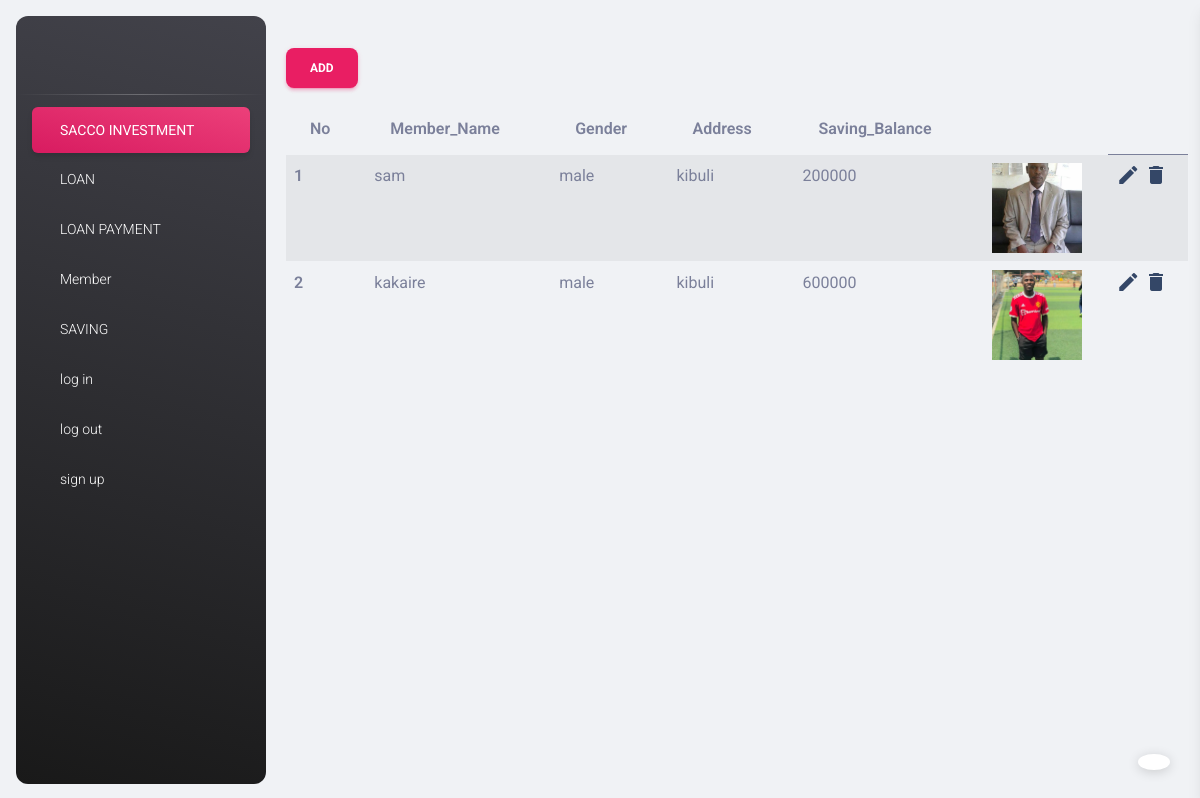
The page /add_member (signed in) on the database its author committed.
### my_app/models.py (models this page shows, shortened)
class Member(models.Model):
    member_name = models.CharField(max_length = 24)
    gender = models.CharField(max_length = 10)
    address = models.CharField(max_length = 28)
    contact = models.CharField(max_length = 15)
    savings_balance = models.IntegerField()
    photo = models.ImageField(upload_to="photos/")

### my_app/views.py (the view)
# urls.py: path('add_member', add_member_view, name="add_member_page"),
@login_required
def add_member_view(request):
        message=''
        if request.method == "POST":
                member_form = MemberForm(request.POST)
                if member_form.is_valid():
                        member_form.save()
                        messages.success(request, "Member Added Successfully")
        member_form = MemberForm()
        members = Member.objects.all()
        context = {
                'form':member_form,
                'msg':message,
                'members':members
        }
        return render(request, "add_member.html", context)

### my_app/templates/add_member.html (shortened to what this page needs)
{% extends './base.html' %}
{% load static %}
{% load crispy_forms_tags %}
{% block content %}
<link rel="stylesheet" href="https://cdnjs.cloudflare.com/ajax/libs/font-awesome/5.15.4/css/all.min.css" />
<div class="container">
    <button type="button" class="btn btn-primary" data-bs-toggle="modal" data-bs-target="#exampleModal">
        Add
    </button>
    <table class="table table-striped">
        <thead>
            <tr>
                <th scope="col">No</th>
                <th scope="col">Member_Name</th>
                <th scope="col">Gender</th>
                <th scope="col">Address</th>
                <th scope="col">Saving_Balance</th>
                <th scope="col"></th>
            </tr>
        </thead>
        <tbody>
            {% for member in members %}
                <tr>
                    <th scope="row">{{ member.id }}</th>
                    <td>{{ member.member_name }}</td>
                    <td>{{ member.gender }}</td>
                    <td>{{ member.address }}</td>
                    <td>{{ member.savings_balance }}</td>
                    <td>
                        <img src="{{member.photo.url}}" width="90px" height="90px">
                    </td>
                    <td>
                        <a href="{% url 'edit_member_page' member.id %}">
                            <i class="material-icons">edit</i>
                        </a>
                        <a href="{% url 'delete_member_page' member.id %}" onclick="return confirm('Are you sure you want to delete this deposit?')">
                            <i class="material-icons">delete</i>
                        </a>
                    </td>
                </tr>
            {% endfor %}
        </tbody>
    </table>
</div>
{% endblock content %}

### rows shown on the page
Member: id "1", member_name "sam", gender "male", address "kibuli", savings_balance "200000", photo (picture)
Member: id "2", member_name "kakaire", gender "male", address "kibuli", savings_balance "600000", photo (picture)
